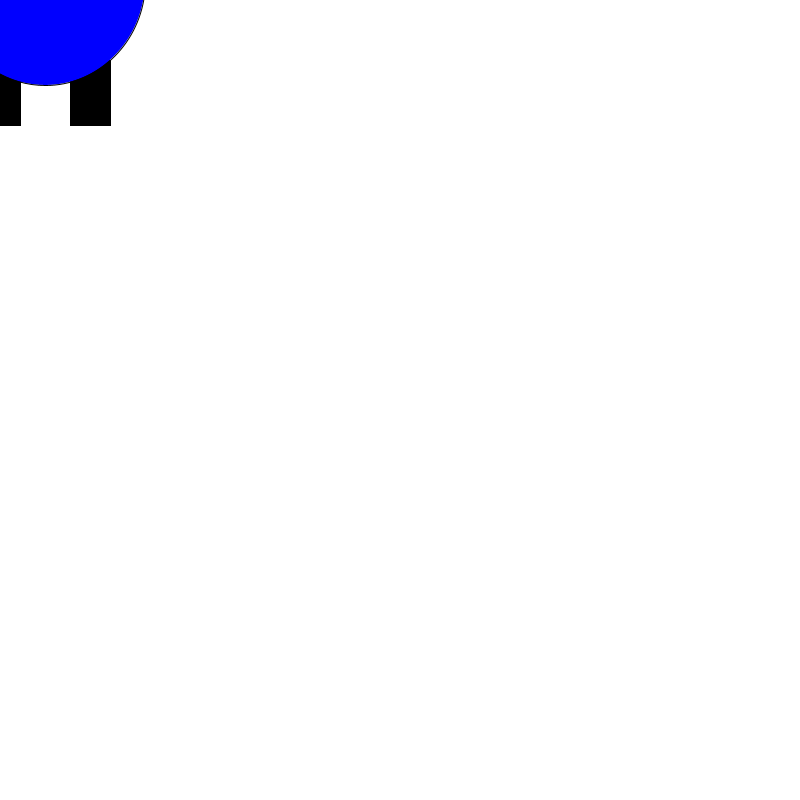
Frame 1 (no input)
Frame 60 (the mouse pressed at the canvas centre just before this capture): identical to frame 1, image omitted
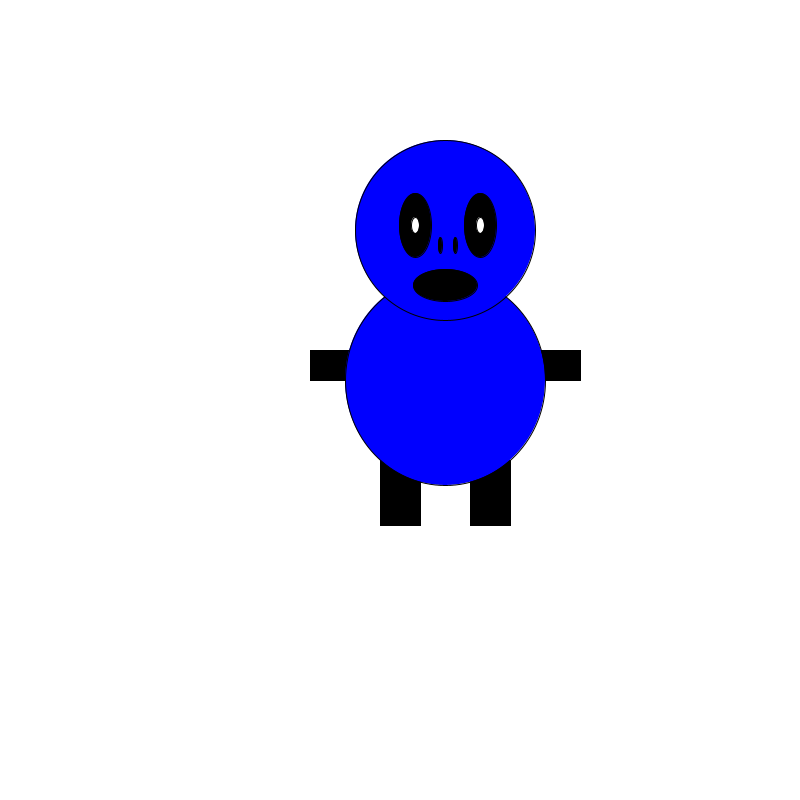
Frame 120 (the mouse held since frame 60 and released just before this capture)

The Processing sketch that drew these frames (run headless with seeded random() and noise(); from frame 60 on, the mouse is pressed at the canvas centre):

// Processing sketch: processing_122855
// ── processing_122855.pde

void setup(){
size(800,800);
}

void draw(){
background(255,255,255);
stroke(0);
fill(0,0,0);
rect(mouseX -20,mouseY +60,40,65);  //linker been
rect(mouseX +70,mouseY +60,40,65);  //rechter been
rect(mouseX -90,mouseY -50,60,30);  //linker arm
rect(mouseX +120,mouseY -50,60,30);  //rechter arm
fill(0,0,255);
ellipseMode(CENTER);
ellipse(mouseX +45,mouseY -20,200,210); //lichaam
ellipse(mouseX +45,mouseY -170,180,180); //hoofd
fill(0,0,0);
ellipse(mouseX +15 ,mouseY -175,32,64); //linker oog
fill(255,255,255);
ellipse(mouseX +15,mouseY -175,8,16); //linker pupil
fill(0,0,0);
ellipse(mouseX +80,mouseY -175,32,64); //rechter oog
fill(255,255,255);
ellipse(mouseX +80,mouseY -175,8,16); //rechter pupil

fill(0,0,0);
ellipse(mouseX +45,mouseY -115,64,32); //mond
fill(0,0,0);
ellipse(mouseX +40,mouseY -155,4,16); //rechterneusgat
ellipse(mouseX +55,mouseY -155,4,16); //linkerneusgat
}
